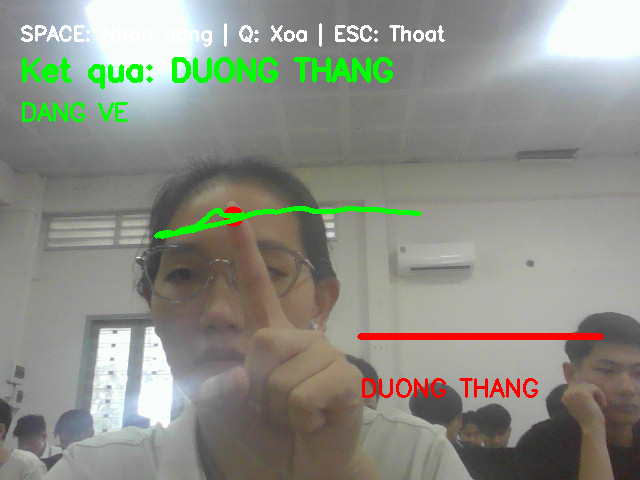
#> input picture duong_thang_01.png, 640 x 480 px
$ python nhan_dang.py
#> lines starting #> are read from the running program, lines starting #| are printed output that depends on the picture; after the words box and inside, x2 and y2 are one past the last pixel; in counts of white or black regions, pixels touching at a corner belong together
import cv2
import numpy as np

def empty(a):
    pass

# Đọc ảnh gốc
img = cv2.imread("duong_thang_01.png")
#> img is the input picture: shape (480, 640, 3); mean B, G, R 133.5, 142.7, 140.4

if img is None:
    print("Không đọc được ảnh! Hãy kiểm tra lại đường dẫn.")
    exit()

# Tiền xử lý
gray = cv2.cvtColor(img, cv2.COLOR_BGR2GRAY)
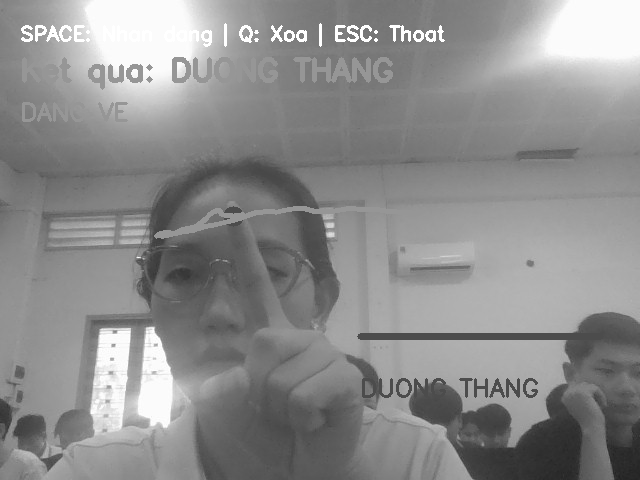
#> gray: shape (480, 640); min 34, max 255, mean 141
blur = cv2.GaussianBlur(gray, (5, 5), 0)

# Tạo cửa sổ thanh trượt
cv2.namedWindow("Thanh dieu chinh")
cv2.resizeWindow("Thanh dieu chinh", 640, 450)

# THANH TRƯỢT ĐƯỜNG THẲNG
cv2.createTrackbar("Nguong Canny 1", "Thanh dieu chinh", 50, 255, empty)
cv2.createTrackbar("Nguong Canny 2", "Thanh dieu chinh", 150, 255, empty)
cv2.createTrackbar("Nguong duong thang", "Thanh dieu chinh", 50, 200, empty)
cv2.createTrackbar("Do dai duong thang", "Thanh dieu chinh", 50, 300, empty)
cv2.createTrackbar("Khoang cach duong", "Thanh dieu chinh", 10, 100, empty)

# THANH TRƯỢT ĐƯỜNG TRÒN
cv2.createTrackbar("Khoang cach hinh tron", "Thanh dieu chinh", 30, 200, empty)
cv2.createTrackbar("Nguong Canny tron", "Thanh dieu chinh", 100, 255, empty)
cv2.createTrackbar("Nguong phat hien tron", "Thanh dieu chinh", 30, 150, empty)
cv2.createTrackbar("Ban kinh nho","Thanh dieu chinh", 10, 150, empty)
cv2.createTrackbar("Ban kinh lon", "Thanh dieu chinh", 200, 400, empty)

print("Keo thanh truot de dieu chinh.")
print("Nhan phim 'q' de luu va thoat.")

while True:
    img_copy = img.copy()
    try:
        # LẤY THAM SỐ ĐƯỜNG THẲNG
        c_t1 = cv2.getTrackbarPos("Nguong Canny 1", "Thanh dieu chinh")
        c_t2 = cv2.getTrackbarPos("Nguong Canny 2", "Thanh dieu chinh")
        l_thresh = max(1, cv2.getTrackbarPos("Nguong duong thang","Thanh dieu chinh"))
        min_len = cv2.getTrackbarPos("Do dai duong thang", "Thanh dieu chinh")
        max_gap = cv2.getTrackbarPos("Khoang cach duong", "Thanh dieu chinh")

        # LẤY THAM SỐ ĐƯỜNG TRÒN
        md = max(1,cv2.getTrackbarPos("Khoang cach hinh tron","Thanh dieu chinh"))
        p1 = max(1,cv2.getTrackbarPos("Nguong Canny tron", "Thanh dieu chinh"))
        p2 = max(1,cv2.getTrackbarPos("Nguong phat hien tron", "Thanh dieu chinh"))
        min_r = cv2.getTrackbarPos("Ban kinh nho", "Thanh dieu chinh")
        max_r = cv2.getTrackbarPos("Ban kinh lon", "Thanh dieu chinh")
    except cv2.error:
        break

    # 1. NHẬN DẠNG ĐƯỜNG THẲNG
    edges = cv2.Canny(blur, c_t1, c_t2)
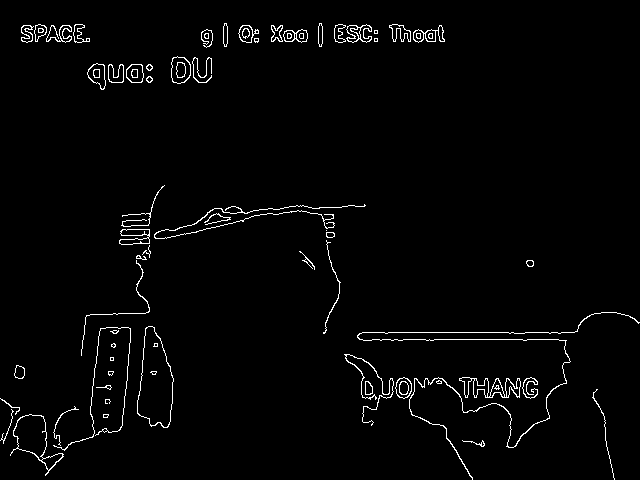
#> edges: shape (480, 640); 2.1% white in thin lines or dots

    lines = cv2.HoughLinesP(edges, 1, np.pi / 180, threshold=l_thresh, minLineLength=min_len, maxLineGap=max_gap)
#> lines = 44 rows, first 6: [362, 332, 513, 332], [359, 339, 558, 339], [393, 41, 444, 41], [21, 38, 89, 38], [121, 427, 130, 337], [201, 33, 258, 33]
    if lines is not None:
        for line in lines:
            x1, y1, x2, y2 = line.flatten()
            cv2.line(img_copy, (x1, y1), (x2, y2), (0, 255, 0), 2)
#> this loop made 44 passes
#> (x1, y1, x2, y2) on passes 1 to 12: (362, 332, 513, 332), (359, 339, 558, 339), (393, 41, 444, 41), (21, 38, 89, 38), (121, 427, 130, 337), (201, 33, 258, 33), (21, 40, 89, 39), (21, 30, 77, 30), (392, 38, 444, 39), (392, 32, 442, 32), (271, 37, 322, 38), (22, 26, 84, 27)
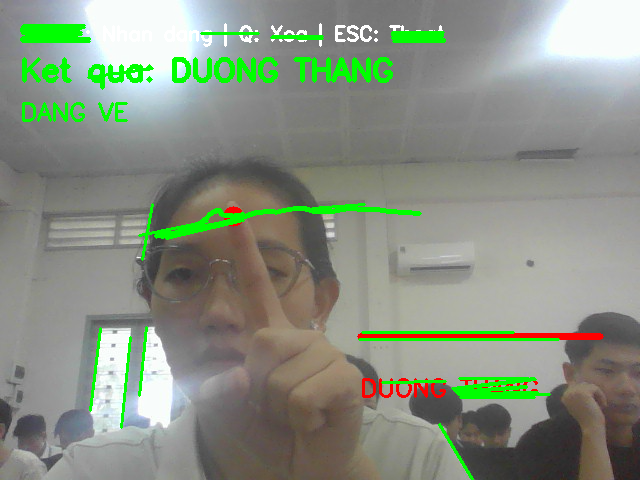
#> img_copy: shape (480, 640, 3); 2.12% of pixels changed, all inside (x1, y1, x2, y2) = (20, 24, 560, 480)

    # 2. NHẬN DẠNG ĐƯỜNG TRÒN
    circles = cv2.HoughCircles(blur, cv2.HOUGH_GRADIENT, dp=1, minDist=md, param1=p1, param2=p2, minRadius=min_r, maxRadius=max_r)
#> circles = [[269.5, 70.5, 41.9], [438.5, 386.5, 49.5], [237.5, 70.5, 44.9], [63.5, 73.5, 44.7], [344.5, 388.5, 34.9], [566.5, 404.5, 20.5], [386.5, 69.5, 14.1], [301.5, 35.5, 21.6], [177.5, 69.5, 12.5]]

    if circles is not None:
        for x, y, r in np.round(
            circles[0, :]
        ).astype(int):
            # Viền hình tròn màu đỏ
            cv2.circle( img_copy, (x, y), r, (0, 0, 255), 2)
            # Tâm hình tròn màu xanh
            cv2.circle(img_copy, (x, y), 3, (255, 0, 0),-1)
#> this loop made 9 passes
#> (x, y, r) on passes 1 to 9: (270, 70, 42), (438, 386, 50), (238, 70, 45), (64, 74, 45), (344, 388, 35), (566, 404, 20), (386, 70, 14), (302, 36, 22), (178, 70, 12)
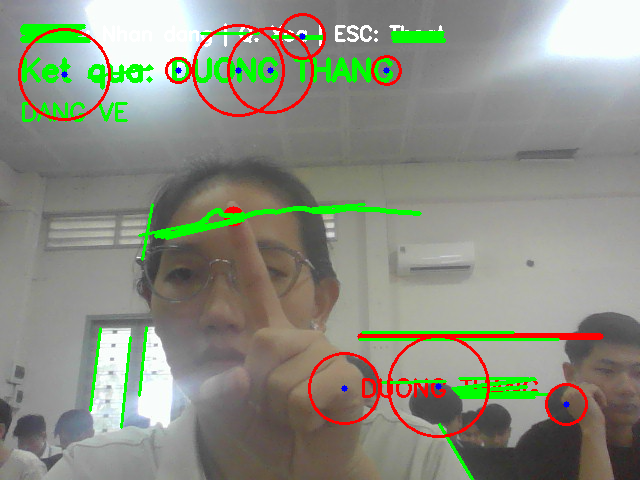
#> img_copy: shape (480, 640, 3); 1.77% of pixels changed, all inside (x1, y1, x2, y2) = (18, 13, 588, 438)

    # HIỂN THỊ
    scale = 0.35
    img_show = cv2.resize( img_copy, None, fx=scale, fy=scale)
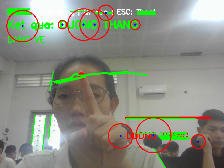
#> img_show: shape (168, 224, 3); mean B, G, R 128.4, 142.1, 138.4
    cv2.imshow( "Ket qua realtime", img_show)

    # Nhấn q để lưu
    if cv2.waitKey(1) & 0xFF == ord('q'):
#> (key q is pressed here)
        cv2.imwrite("results_google/test06_result.jpg",img_copy)
        print("Da luu ket qua: ""results_google/test06_result.jpg")
        break

cv2.destroyAllWindows()

$ run again, with hinh_tron_03.png copied over duong_thang_01.png
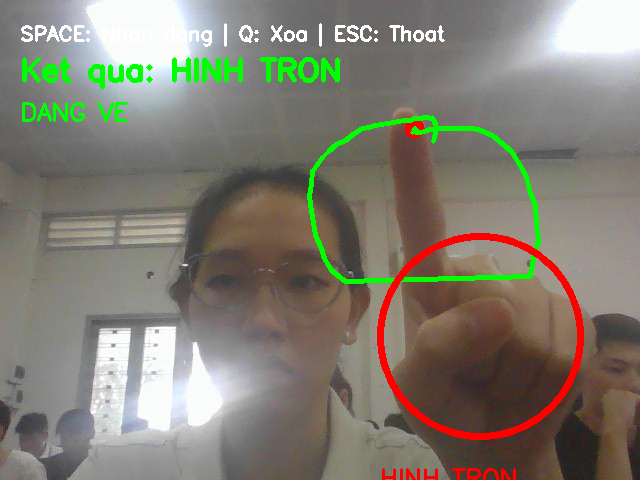
#> input picture hinh_tron_03.png, 640 x 480 px
#> img is the input picture: shape (480, 640, 3); mean B, G, R 114, 126.1, 129.9
#> `edges = cv2.Canny(blur, c_t1, c_t2)`:
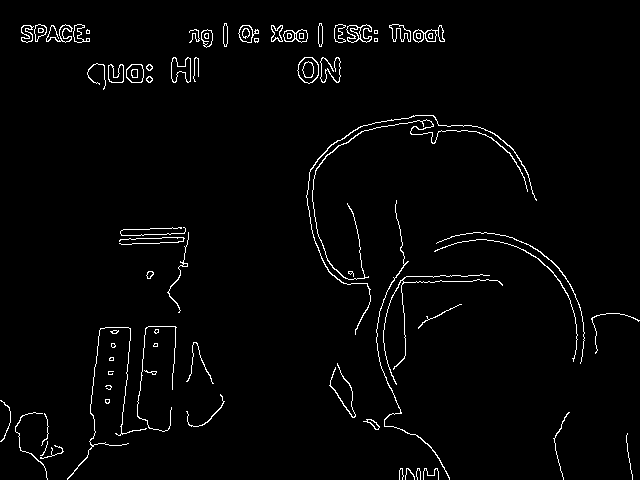
#> edges: shape (480, 640); 2.3% white in thin lines or dots
#> lines = 33 rows, first 6: [271, 38, 322, 38], [392, 33, 442, 34], [21, 30, 89, 30], [393, 40, 443, 41], [21, 38, 77, 37], [21, 32, 89, 33]
#> the loop `for line in lines:` made 33 passes
#> circles = 15 rows, first 8: [480.5, 336.5, 96.7], [452.5, 202.5, 79.9], [412.5, 217.5, 99.6], [423.5, 359.5, 83.5], [69.5, 73.5, 43.3], [372.5, 69.5, 51.9], [450.5, 339.5, 67.6], [241.5, 72.5, 47.7]
#> the loop `for x, y, r in np.round( circles[0, :] ).astype(int):` made 15 passes
#> (x, y, r) on passes 1 to 8: (480, 336, 97), (452, 202, 80), (412, 218, 100), (424, 360, 84), (70, 74, 43), (372, 70, 52), (450, 340, 68), (242, 72, 48)
#> `img_show = cv2.resize( img_copy, None, fx=scale, fy=scale)`:
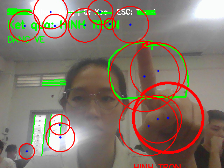
#> img_show: shape (168, 224, 3); mean B, G, R 107, 120.5, 132.5

$ run again, with khong_xac_dinh_02.png copied over duong_thang_01.png
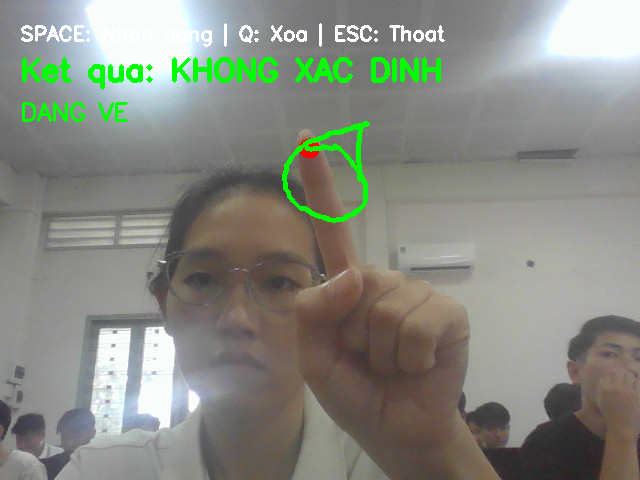
#> input picture khong_xac_dinh_02.png, 640 x 480 px
#> img is the input picture: shape (480, 640, 3); mean B, G, R 129.7, 138.8, 135.1
#> `edges = cv2.Canny(blur, c_t1, c_t2)`:
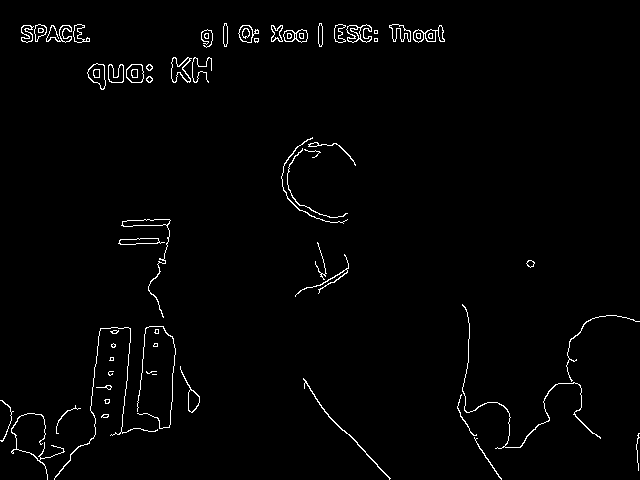
#> edges: shape (480, 640); 1.7% white in thin lines or dots
#> lines = 28 rows, first 6: [393, 41, 444, 41], [21, 38, 89, 38], [21, 40, 89, 39], [30, 25, 84, 26], [392, 30, 443, 30], [324, 411, 377, 464]
#> the loop `for line in lines:` made 28 passes
#> circles = [[319.5, 177.5, 37.5], [352.5, 69.5, 44], [249.5, 69.5, 57.2], [155.5, 403.5, 32.6]]
#> the loop `for x, y, r in np.round( circles[0, :] ).astype(int):` made 4 passes
#> (x, y, r) on passes 1 to 4: (320, 178, 38), (352, 70, 44), (250, 70, 57), (156, 404, 33)
#> `img_show = cv2.resize( img_copy, None, fx=scale, fy=scale)`:
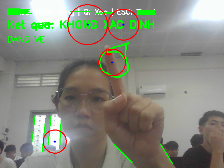
#> img_show: shape (168, 224, 3); mean B, G, R 125.8, 137.7, 133.9
